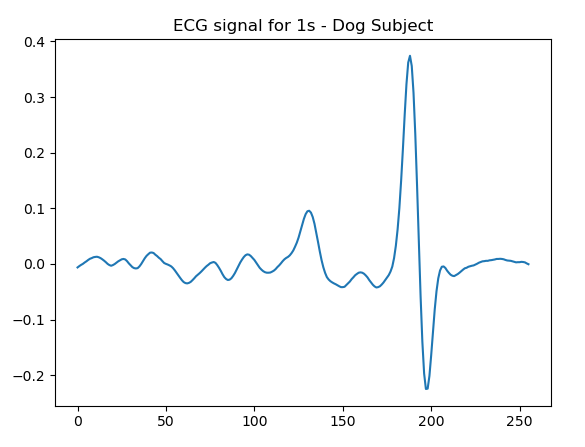

Recreate this plot in Python.
import matplotlib.pyplot as plt
from scipy.io import loadmat
import pandas as pd
import numpy as np
import matplotlib.pyplot as plt
import csv
from csv import DictWriter
from sklearn import preprocessing
import scipy
from scipy import signal
import math
import numpy as np
import matplotlib.pyplot as plt
import pathlib
from ecgdetectors import Detectors

#load dog subject ecg data
dog_data = loadmat("elctrography_Dog_01.mat")
ecg= dog_data['Data']

#frequency
fs = dog_data['Fs'].item(0)

channel1= dog_data['Channels'].item(0)

print("Freq",fs)
print("Channel 1 ",channel1)
print("ECG ",ecg)



time=math.floor(len(ecg)/fs)
points=time*256

#print("ecg initial len",len(ecg))
print("ecg time",time)
#print("ecg new points",points)

#downsampling
resampled_signal = scipy.signal.resample( ecg, points)

print("ecg resampled len",len(resampled_signal))

#plot for 1 seconds (256 points)
plt.figure()
plt.plot(ecg[0:256])
plt.title("ECG signal for 1s - Dog Subject")
plt.show()
